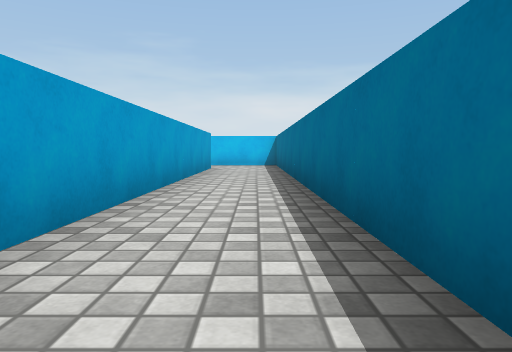
[1] (above)

19 first-person views from a walk through a 3-D level made in the Unity game engine. The camera is 0.51 m above the floor, tilts 4° down and sees 70° across. The floor is counted in squares, 1 m on a side. Each view is taken from the middle of a square. On the plan, view 1 faces up. The plan holds only what a view shows up to about 9 squares ahead; the rest is blank. The place goes on beyond the plan. Surface patterns are stand-ins for the level's own textures.

[2]
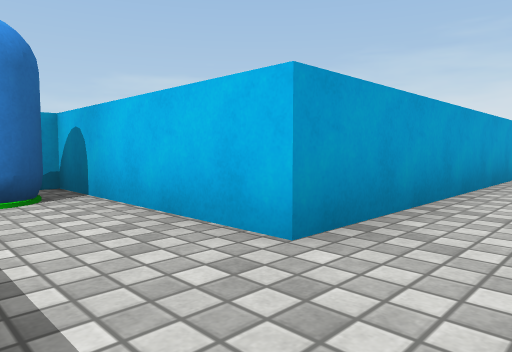

[3]
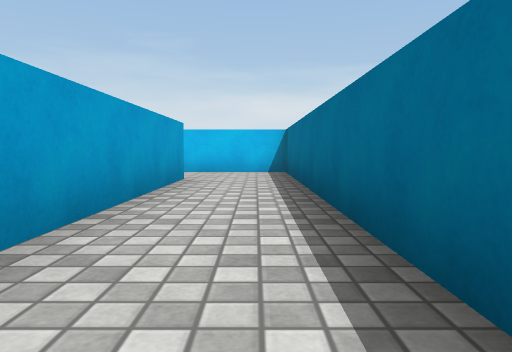

[4]
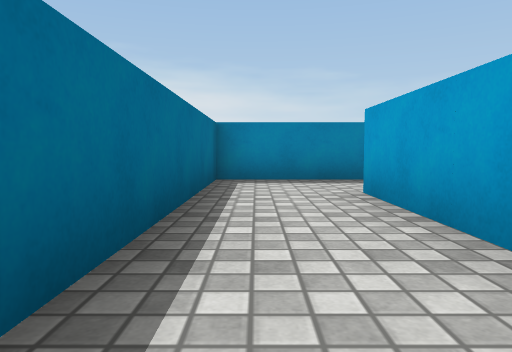

[5]
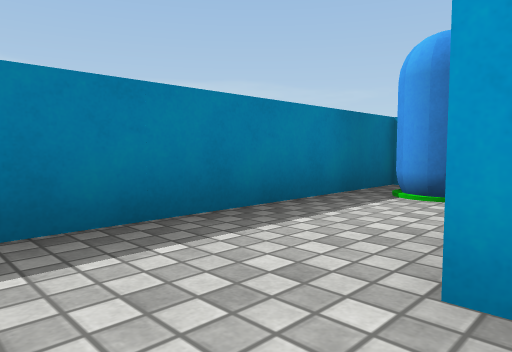

[6]
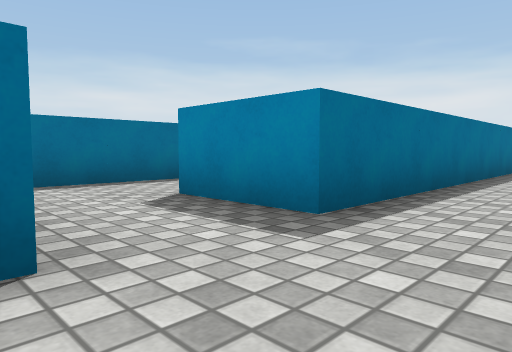

[7]
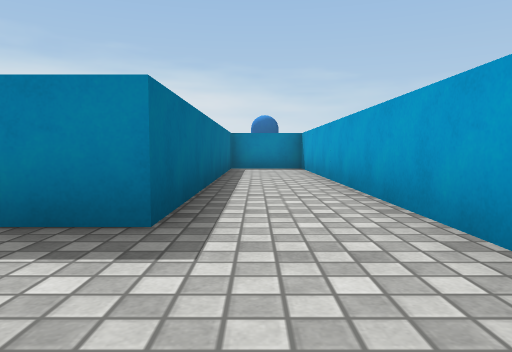

[8]
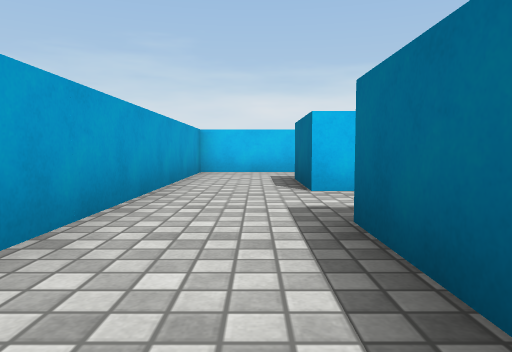

[9]
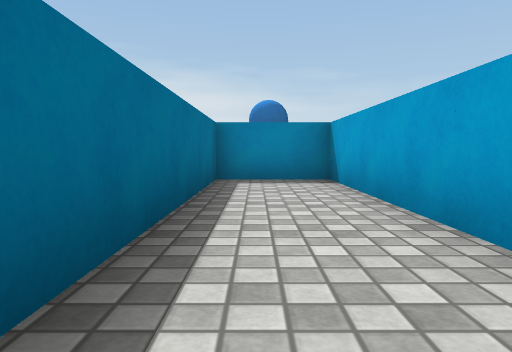

[10]
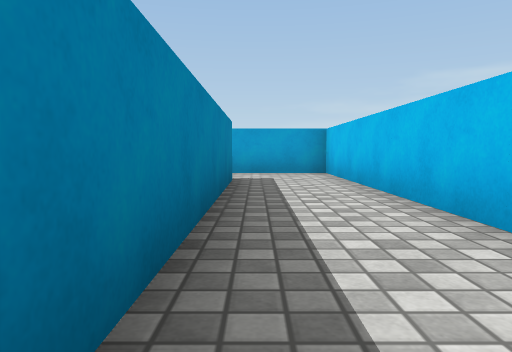

[11]
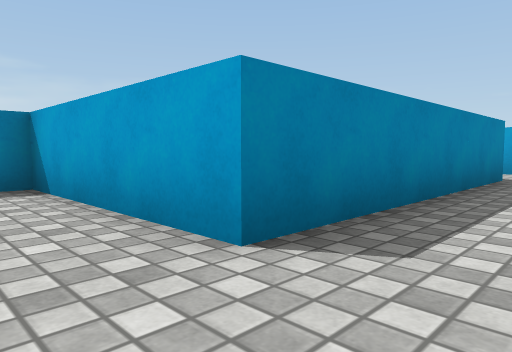

[12]
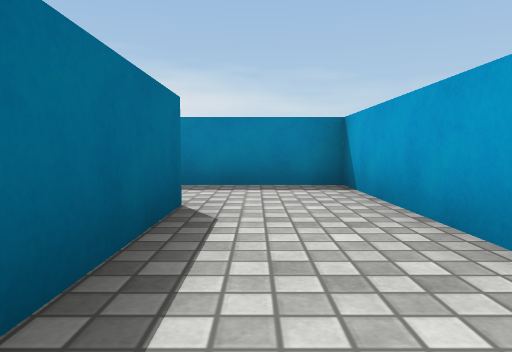

[13]
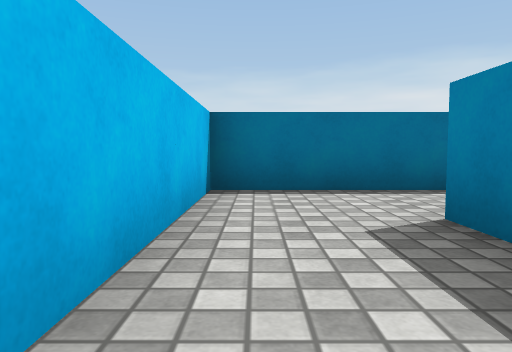

[14]
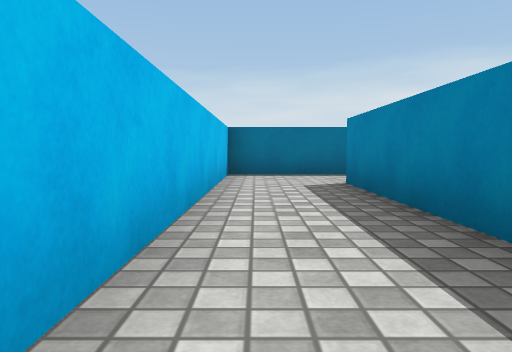

[15]
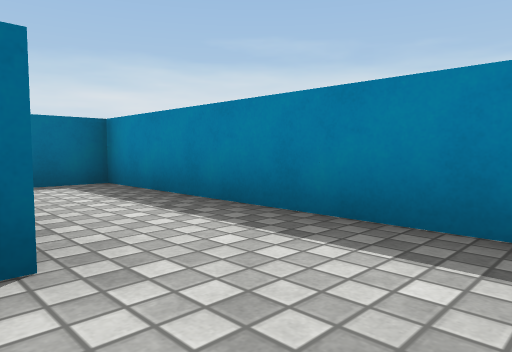

[16]
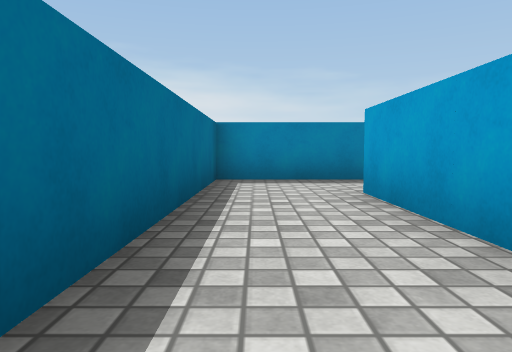

[17]
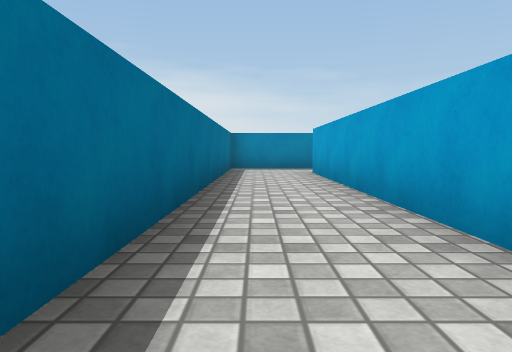

[18]
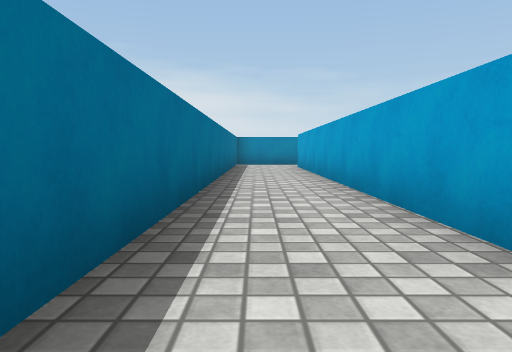

[19]
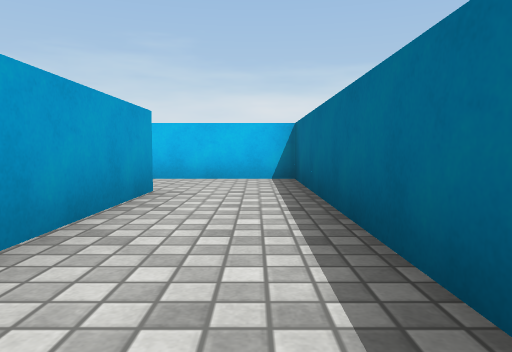

### Floor plan
Points are (right, up) in squares from view 1. A wall is a line through its corners. A room is listed if a view was taken in it or the views show most of it. See-through windows are left out.
Room 1 (views 1, 2, 3, 4, 5)
walls: (-1.3, 10.6) (-1.3, 0.6) (-5.4, 0.6); (-5.4, -1.4) (0.7, -1.4) (0.7, 12.6) (-1.6, 12.6)
ways out: opening at (-2.5, 11.5) to room 3
objects: other object (-5, -1) to (-4, 0)
Room 2 (views 6, 7, 10, 11, 12, 13, 14, 15)
walls: (-3.3, 12.6) (-3.3, 14.6) (2.7, 14.6) (2.7, 12.6); (4.7, 12.5) (4.7, 16.6) (-5.3, 16.6) (-5.3, 12.4)
ways out: opening at (-4.5, 13.5) to room 3; opening at (3.5, 13.5) to room 5
Room 3 (views 8, 9)
walls: (-5.3, 12.4) (-5.3, 2.6) (-3.3, 2.6) (-3.3, 10.6) (-1.3, 10.6); (-1.6, 12.6) (-3.3, 12.6)
ways out: opening at (-2.5, 11.5) to room 1; opening at (-4.5, 13.5) to room 2
Room 4 (views 16, 17, 18, 19)
walls: (6.7, 22.6) (6.7, 12.5); (4.4, 10.6) (8.7, 10.6) (8.7, 24.6) (6.1, 24.6)
ways out: opening at (5.5, 11.5) to room 5; opening at (5.5, 23.5)
Room 5 (no view inside)
walls: (2.7, 12.6) (2.7, 10.6) (4.4, 10.6)
ways out: opening at (3.5, 13.5) to room 2; opening at (5.5, 11.5) to room 4

Where each view was taken, in squares from view 1:
view 1: 0 up, 0 right, facing up
view 2: 1 down, 0 right, facing up-left
view 3: 4 up, 0 right, facing up
view 4: 5 up, 0 right, facing down
view 5: 1 up, 0 right, facing down-left
view 6: 13 up, 5 left, facing down-right
view 7: 13 up, 4 left, facing down
view 8: 8 up, 4 left, facing up
view 9: 9 up, 4 left, facing down
view 10: 15 up, 3 right, facing left
view 11: 16 up, 4 right, facing down-left
view 12: 16 up, 4 right, facing down
view 13: 16 up, 0 right, facing right
view 14: 16 up, 3 left, facing right
view 15: 13 up, 3 right, facing down-right
view 16: 17 up, 8 right, facing down
view 17: 21 up, 8 right, facing down
view 18: 24 up, 8 right, facing down
view 19: 18 up, 8 right, facing up
